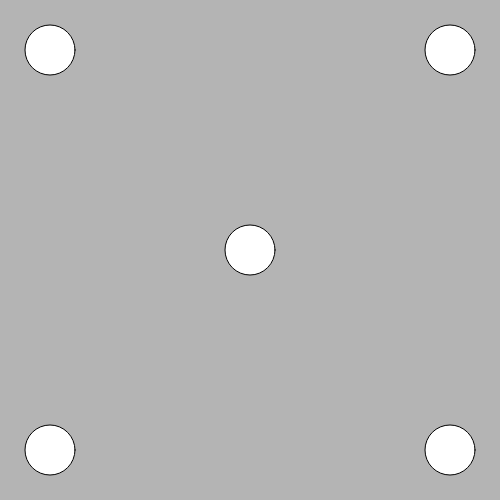
Frame 1 (no input)
Frame 2 (the mouse pressed at the canvas centre, redrawn once): identical to frame 1, image omitted

The p5.js sketch that drew this single still picture (run headless with seeded random() and noise() and a simulated clock; the mouse was pressed at the canvas centre and the sketch redrawn once):

// p5.js sketch
// ── sketch.js
/*
A mulit-dimensional is an array that stores other arrays or arrays
of arrays. In this example, x-y coordinate pairs are organized as
2-element arrays. The 2-element array pairs are stored inside an
array, forming a 2D array.
*/

var positions = [
    [50, 50],
    [50, 450],
    [250, 250],
    [450, 50],
    [450, 450]
];

function setup() {
    createCanvas(500, 500);
    noLoop();
}

function draw() {
    background(180);

    var length = positions.length;
    for (var i = 0; i < length; i++) {
        var p = positions[i];
        ellipse(p[0], p[1], 50, 50);
    }
}
